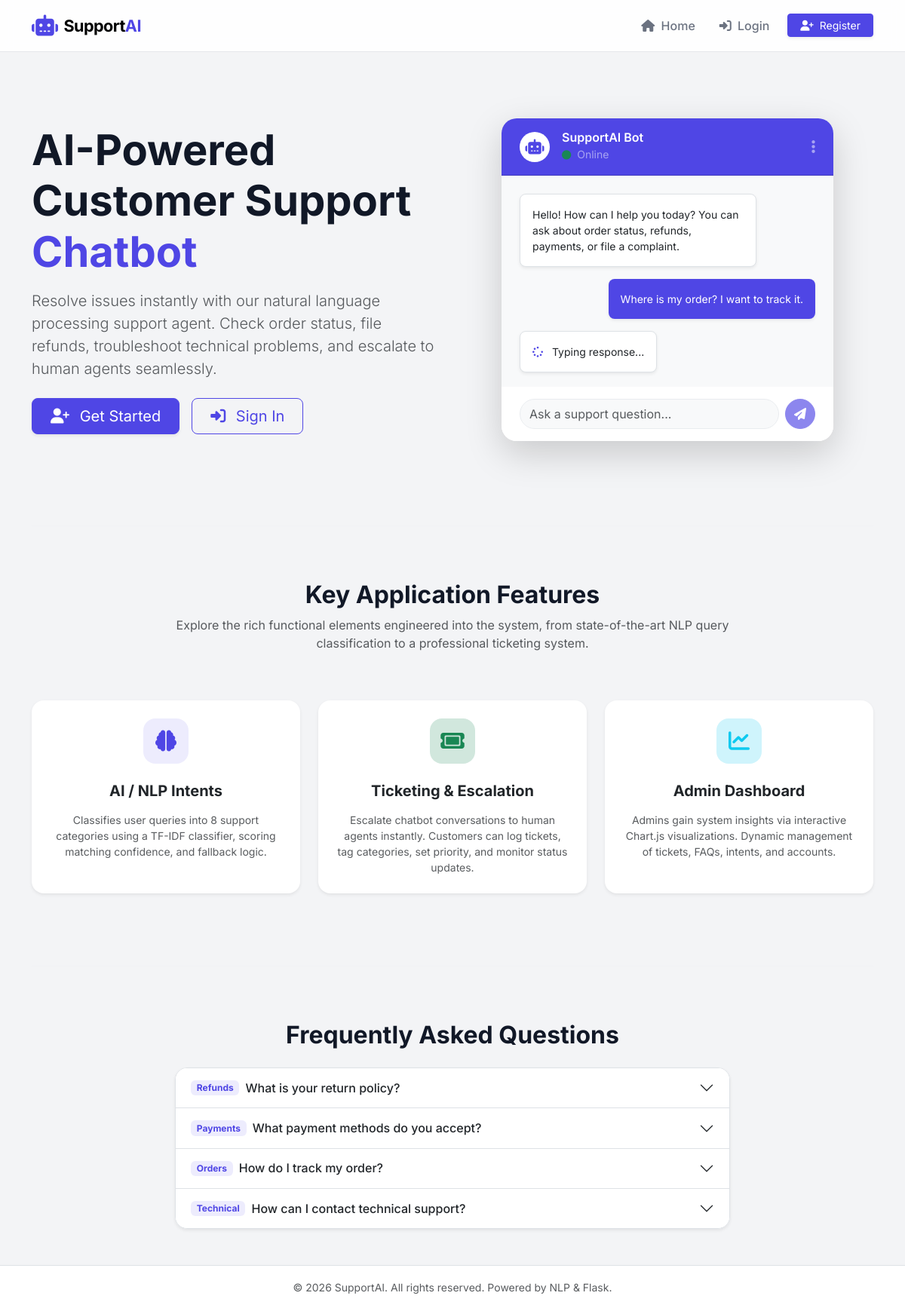
The page / on the database its author committed.
### models/faq.py (models this page shows, shortened)
class FAQ(db.Model):
    __tablename__ = 'faqs'
    id = db.Column(db.Integer, primary_key=True)
    question = db.Column(db.String(256), nullable=False)
    answer = db.Column(db.Text, nullable=False)
    category = db.Column(db.String(100), nullable=False, default='General')
    created_at = db.Column(db.DateTime, default=datetime.utcnow)

### app.py (the view)
    @app.route('/')
    def index():
        faqs = FAQ.query.limit(6).all()
        return render_template('index.html', faqs=faqs)

### templates/index.html (shortened to what this page needs)
{% extends 'base.html' %}
{% block content %}
<div class="row align-items-center py-5">
    <div class="col-lg-6 mb-4 mb-lg-0">
        <h1 class="display-4 fw-bold mb-3">AI-Powered Customer Support <span class="text-primary">Chatbot</span></h1>
        <p class="lead text-muted mb-4">
            Resolve issues instantly with our natural language processing support agent. Check order status, file refunds, troubleshoot technical problems, and escalate to human agents seamlessly.
        </p>
        <div class="d-flex gap-3">
            {% if current_user.is_authenticated %}
                <a href="{{ url_for('new_chat') }}" class="btn btn-primary btn-lg px-4 text-white shadow-sm hover-up"><i class="fa-solid fa-comments me-2"></i> Start Chat Now</a>
                <a href="{{ url_for('dashboard') }}" class="btn btn-outline-secondary btn-lg px-4 hover-up"><i class="fa-solid fa-table-columns me-2"></i> Dashboard</a>
            {% else %}
                <a href="{{ url_for('register') }}" class="btn btn-primary btn-lg px-4 text-white shadow-sm hover-up"><i class="fa-solid fa-user-plus me-2"></i> Get Started</a>
                <a href="{{ url_for('login') }}" class="btn btn-outline-primary btn-lg px-4 hover-up"><i class="fa-solid fa-right-to-bracket me-2"></i> Sign In</a>
            {% endif %}
        </div>
    </div>
    <div class="col-lg-6 text-center">
        <div class="hero-image-wrapper p-3">
            <div class="card shadow-lg border-0 rounded-4 text-start mx-auto hero-chat-card" style="max-width: 440px;">
                <div class="card-header bg-primary text-white py-3 px-4 rounded-top-4 d-flex align-items-center justify-content-between">
                    <div class="d-flex align-items-center">
                        <div class="chat-avatar bg-white text-primary rounded-circle d-flex align-items-center justify-content-center me-3" style="width: 40px; height: 40px;">
                            <i class="fa-solid fa-robot fs-5"></i>
                        </div>
                        <div>
                            <h6 class="mb-0 fw-semibold">SupportAI Bot</h6>
                            <small class="text-white-50"><i class="fa-solid fa-circle text-success me-1 small"></i> Online</small>
                        </div>
                    </div>
                    <i class="fa-solid fa-ellipsis-vertical fs-5 text-white-50"></i>
                </div>
                <div class="card-body p-4 bg-light overflow-y-auto" style="height: 280px;">
                    <div class="d-flex mb-3">
                        <div class="bg-white text-dark p-3 rounded-3 shadow-sm border small" style="max-width: 80%;">
                            Hello! How can I help you today? You can ask about order status, refunds, payments, or file a complaint.
                        </div>
                    </div>
                    <div class="d-flex mb-3 justify-content-end">
                        <div class="bg-primary text-white p-3 rounded-3 shadow-sm small" style="max-width: 80%;">
                            Where is my order? I want to track it.
                        </div>
                    </div>
                    <div class="d-flex mb-3">
                        <div class="bg-white text-dark p-3 rounded-3 shadow-sm border small" style="max-width: 80%;">
                            <i class="fa-solid fa-spinner fa-spin me-2 text-primary"></i> Typing response...
                        </div>
                    </div>
                </div>
                <div class="card-footer bg-white border-0 py-3 px-4 rounded-bottom-4">
                    <div class="input-group">
                        <input type="text" class="form-control border-light-subtle rounded-pill bg-light" placeholder="Ask a support question..." disabled>
                        <button class="btn btn-primary rounded-circle ms-2 d-flex align-items-center justify-content-center" style="width: 40px; height: 40px;" disabled>
                            <i class="fa-solid fa-paper-plane text-white fs-6"></i>
                        </button>
                    </div>
                </div>
            </div>
        </div>
    </div>
</div>
<hr class="my-5 border-light-subtle">
<div class="row text-center py-4">
    <div class="col-12 mb-5">
        <h2 class="fw-bold">Key Application Features</h2>
        <p class="text-muted col-md-8 mx-auto">Explore the rich functional elements engineered into the system, from state-of-the-art NLP query classification to a professional ticketing system.</p>
    </div>
    <div class="col-md-4 mb-4">
        <div class="card h-100 p-4 border-0 shadow-sm rounded-4 hover-up">
            <div class="feature-icon bg-primary-subtle text-primary rounded-4 d-flex align-items-center justify-content-center mx-auto mb-4" style="width: 60px; height: 60px;">
                <i class="fa-solid fa-brain fs-3"></i>
            </div>
            <h5 class="fw-bold mb-3">AI / NLP Intents</h5>
            <p class="text-muted small mb-0">Classifies user queries into 8 support categories using a TF-IDF classifier, scoring matching confidence, and fallback logic.</p>
        </div>
    </div>
    <div class="col-md-4 mb-4">
        <div class="card h-100 p-4 border-0 shadow-sm rounded-4 hover-up">
            <div class="feature-icon bg-success-subtle text-success rounded-4 d-flex align-items-center justify-content-center mx-auto mb-4" style="width: 60px; height: 60px;">
                <i class="fa-solid fa-ticket fs-3"></i>
            </div>
            <h5 class="fw-bold mb-3">Ticketing & Escalation</h5>
            <p class="text-muted small mb-0">Escalate chatbot conversations to human agents instantly. Customers can log tickets, tag categories, set priority, and monitor status updates.</p>
        </div>
    </div>
    <div class="col-md-4 mb-4">
        <div class="card h-100 p-4 border-0 shadow-sm rounded-4 hover-up">
            <div class="feature-icon bg-info-subtle text-info rounded-4 d-flex align-items-center justify-content-center mx-auto mb-4" style="width: 60px; height: 60px;">
                <i class="fa-solid fa-chart-line fs-3"></i>
            </div>
            <h5 class="fw-bold mb-3">Admin Dashboard</h5>
            <p class="text-muted small mb-0">Admins gain system insights via interactive Chart.js visualizations. Dynamic management of tickets, FAQs, intents, and accounts.</p>
        </div>
    </div>
</div>
<hr class="my-5 border-light-subtle">
<div class="row py-4 justify-content-center">
    <div class="col-md-8">
        <h2 class="fw-bold text-center mb-4">Frequently Asked Questions</h2>
        <div class="accordion accordion-flush shadow-sm rounded-4 overflow-hidden border" id="faqAccordion">
            {% for faq in faqs %}
                <div class="accordion-item">
                    <h2 class="accordion-header" id="heading{{ faq.id }}">
                        <button class="accordion-button collapsed fw-medium" type="button" data-bs-toggle="collapse" data-bs-target="#collapse{{ faq.id }}" aria-expanded="false" aria-controls="collapse{{ faq.id }}">
                            <span class="badge bg-primary-subtle text-primary me-2">{{ faq.category }}</span> {{ faq.question }}
                        </button>
                    </h2>
                </div>
            {% else %}
                <div class="p-4 text-center text-muted">
                    No FAQs seeded yet.
                </div>
            {% endfor %}
        </div>
    </div>
</div>
{% endblock %}

### static/css/style.css (style rules this page uses)
:root { --primary-color: #4f46e5; --primary-hover: #4338ca; --bg-light: #f9fafb; --text-dark: #111827; --text-muted: #6b7280; --border-color: #e5e7eb; --card-shadow: 0 4px 6px -1px rgb(0 0 0 / 0.05), 0 2px 4px -2px rgb(0 0 0 / 0.05); --card-hover-shadow: 0 10px 15px -3px rgb(0 0 0 / 0.1), 0 4px 6px -4px rgb(0 0 0 / 0.1); }
body { font-family: 'Inter', sans-serif; background-color: #f3f4f6; color: var(--text-dark); min-height: 100vh; display: flex; flex-direction: column; }
.hover-up { transition: transform 0.25s ease, box-shadow 0.25s ease; }
.hero-chat-card { border-radius: 20px !important; overflow: hidden; }
.btn-primary { background-color: var(--primary-color) !important; border-color: var(--primary-color) !important; }
.text-primary { color: var(--primary-color) !important; }
.bg-primary-subtle { background-color: rgba(79, 70, 229, 0.1) !important; }
.bg-primary { background-color: var(--primary-color) !important; }
.btn-outline-primary { color: var(--primary-color) !important; border-color: var(--primary-color) !important; }

### rows shown on the page
FAQ: category "Refunds", question "What is your return policy?"
FAQ: category "Payments", question "What payment methods do you accept?"
FAQ: category "Orders", question "How do I track my order?"
FAQ: category "Technical", question "How can I contact technical support?"
